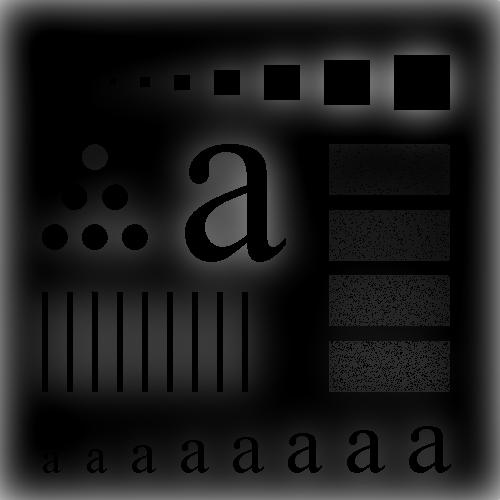
%> input picture Digital_Image_Processing/Project3/butterworth_highpass_10.jpg, 500 x 500 px, given in place of Fig2.jpg, which was not available
$ octave --eval "histogram_equalization('../Project3/butterworth_highpass_10.jpg');"   (GNU Octave 9; MATLAB toolbox functions it lacks are replaced by stand-ins)
%> lines starting %> are read from the running program, lines starting %| are printed output that depends on the picture; pictures that were not available may be replaced by others from this repository, and a replacement may not be noted
% Solution of project 1: Histogram Equalization
function[] = histogram_equalization(img_location)
%> called with img_location = '../Project3/butterworth_highpass_10.jpg'

% Clear the environment
close all;
clc;
clear;

% Set the default location of input image file
img_location = '../images/Fig2.jpg';
input_img = imread(img_location);
%> input_img is the input picture: size 500x500 uint8; min 0, max 191, mean 28.7

% Get the relative information of the i
info = imfinfo(img_location);
MN = info.Width * info.Height;

% For this program must be general to allow any
% gray-level image, so it needs to get the depth
% of the image
L = info.BitDepth;

% Initialize the gray distribution and output image matrix
input_gray_distribution = zeros(2^L,1);
output_img = zeros(info.Height,info.Width);
output_gray_distribution = zeros(2^L,1);
transform = zeros(2^L,1);

% Calculate the gray distribution of input image
for i = 1:2^L
    input_gray_distribution(i) = length(find(input_img == (i - 1)));
end
%> after the loop, input_gray_distribution = 256 values, max 43887 at index 1, min 0 at index 167, mean 976.6

% Get the pdf
input_img_pdf = input_gray_distribution / MN;
%> input_img_pdf = 256 values, max 0.176 at index 1, min 0 at index 167, mean 0.00391

% Calculate the transformation
for i = 1:2^L
  transform(i) = (2^L - 1) * sum(input_img_pdf(1:i));
end
%> after the loop, transform = 256 values from 44.76 to 255

% Calculate the output image
for i = 1:info.Width
    for j = 1:info.Height
        output_img(j,i) = transform(double(input_img(j,i)) + 1);
    end
end
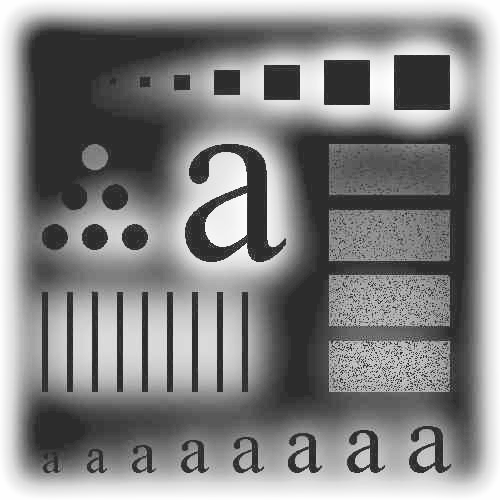
%> output_img: size 500x500 double; min 44.76, max 255, mean 132.6

% Format the values of pixels
output_img = uint8(output_img);
%> output_img: size 500x500 uint8

% Calculate the gray distribution of output image
for i = 1:2^L
    output_gray_distribution(i) = length(find(output_img == i));
end
%> after the loop, output_gray_distribution = 256 values, max 43887 at index 45, min 0 at index 1, mean 976.6


%%%%%%%%%%%%%%% Show pictures & Draw graphs %%%%%%%%%%%%%%%%%
% Show pictures and graphs seperately
figure('NumberTitle','off','Name','Histogram Of Input Image')
bar(input_gray_distribution,0.7);
xlabel('Gray Level','FontSize',16);
ylabel('Distribution','FontSize',16);
set(gca, 'XLim',[0 2^L]);
set(gca, 'YLim',[0 16000]);
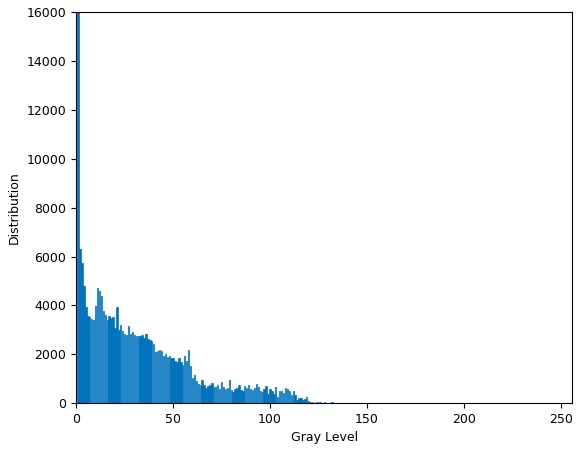
%> figure redrawn from the program's plot data; tallest bar 43887 high, from x = 0.65 to 1.35

figure('NumberTitle','off','Name','Histogram Of Output Image')
bar(output_gray_distribution,0.7);
xlabel('Gray Level','FontSize',16);
ylabel('Distribution','FontSize',16);
set(gca, 'XLim',[0 2^L]);
set(gca, 'YLim',[0 16000]);
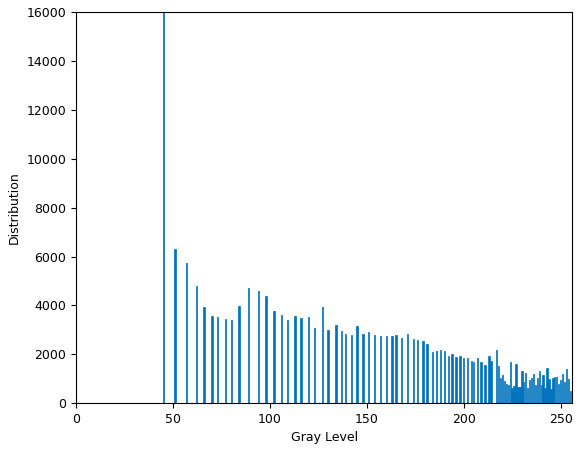
%> figure redrawn from the program's plot data; tallest bar 43887 high, from x = 44.65 to 45.35

figure('NumberTitle', 'off', 'Name', 'Transformation function')
plot(1:2^L, transform)
xlabel('Original Gray','FontSize',16);
ylabel('Transformed Gray','FontSize',16);
set(gca, 'XLim',[0 2^L]);
set(gca, 'YLim',[0 2^L]);
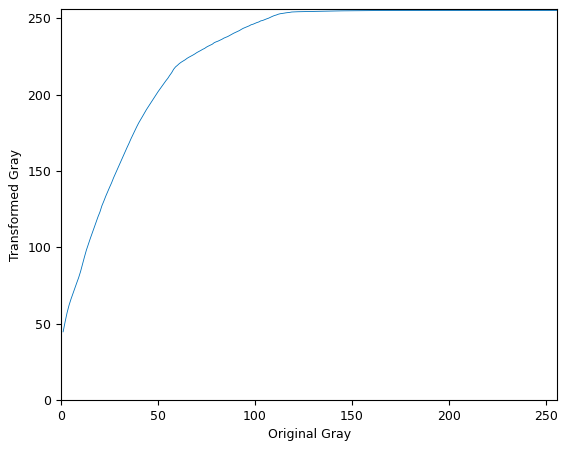
%> figure redrawn from the program's plot data; curve peaks at x = 192, y = 255
%> `histogram_equalization('../Project3/butterworth_highpass_10.jpg');`:
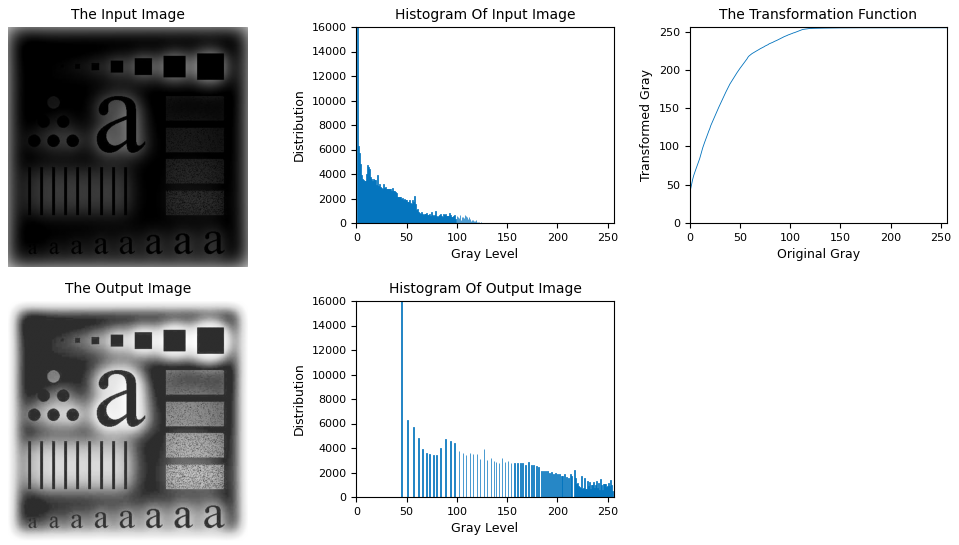
%> figure redrawn from the program's plot data, 5 panels

figure('NumberTitle','off','Name','Input Image')
imshow(input_img);

figure('NumberTitle','off','Name','Output Image')
imshow(output_img);

% Show them all together to compare
figure('NumberTitle','off','Name','Compare')
subplot(2,3,1);
imshow(input_img);
title('The Input Image');

subplot(2,3,2);
bar(input_gray_distribution,0.7);
title('Histogram Of Input Image');
xlabel('Gray Level','FontSize',16);
ylabel('Distribution','FontSize',16);
set(gca, 'XLim',[0 2^L]);
set(gca, 'YLim',[0 16000]);

subplot(2,3,3);
plot(1:2^L, transform)
title('The Transformation Function')
xlabel('Original Gray','FontSize',16);
ylabel('Transformed Gray','FontSize',16);
set(gca, 'XLim',[0 2^L]);
set(gca, 'YLim',[0 2^L]);

subplot(2,3,4);
imshow(output_img);
title('The Output Image');

subplot(2,3,5);
bar(output_gray_distribution,0.7);
title('Histogram Of Output Image');
xlabel('Gray Level','FontSize',16);
ylabel('Distribution','FontSize',16);
set(gca, 'XLim',[0 2^L]);
set(gca, 'YLim',[0 16000]);

$ run again, on Digital_Image_Processing/Project3/butterworth_highpass_160.jpg
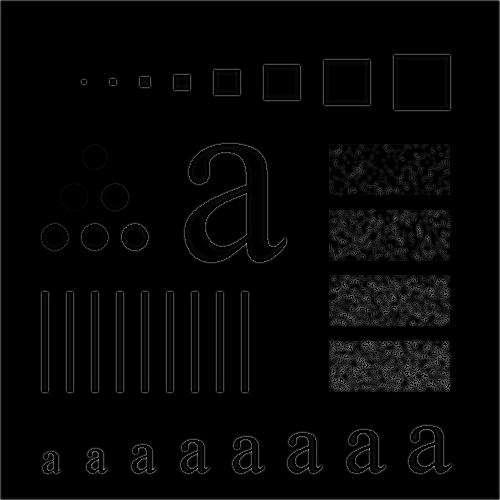
%> input picture Digital_Image_Processing/Project3/butterworth_highpass_160.jpg, 500 x 500 px, given in place of Fig2.jpg, which was not available
%> in histogram_equalization, input_img is the input picture: size 500x500 uint8; min 0, max 180, mean 5.6
%> after the loop in histogram_equalization, `for i = 1:2^L`: input_gray_distribution = 256 values, max 185728 at index 1, min 0 at index 136, mean 976.6
%> input_img_pdf = 256 values, max 0.743 at index 1, min 0 at index 136, mean 0.00391
%> after the loop in histogram_equalization, `for i = 1:2^L`: transform = 256 values from 189.4 to 255
%> after the loop in histogram_equalization, `for i = 1:info.Width`:
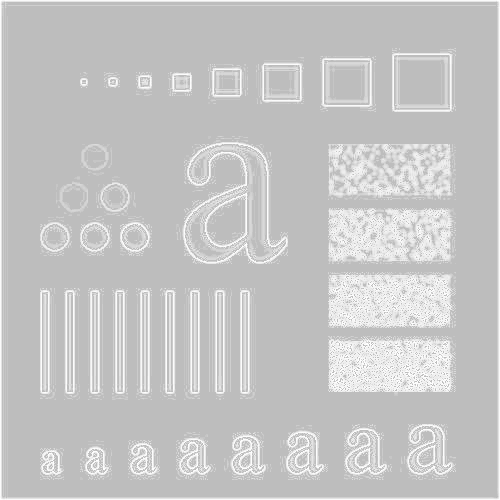
%> output_img: size 500x500 double; min 189.4, max 255, mean 198.2
%> after the loop in histogram_equalization, `for i = 1:2^L`: output_gray_distribution = 256 values, max 185728 at index 189, min 0 at index 1, mean 976.6
%> in histogram_equalization, `set(gca, 'YLim',[0 2^L]);`:
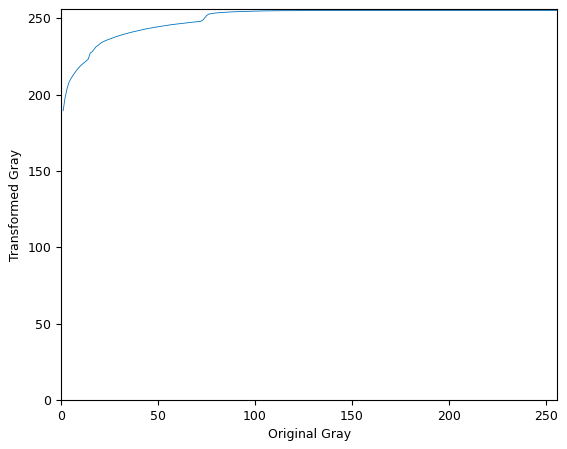
%> figure redrawn from the program's plot data; curve peaks at x = 181, y = 255

$ run again, on Digital_Image_Processing/Project3/butterworth_highpass_30.jpg
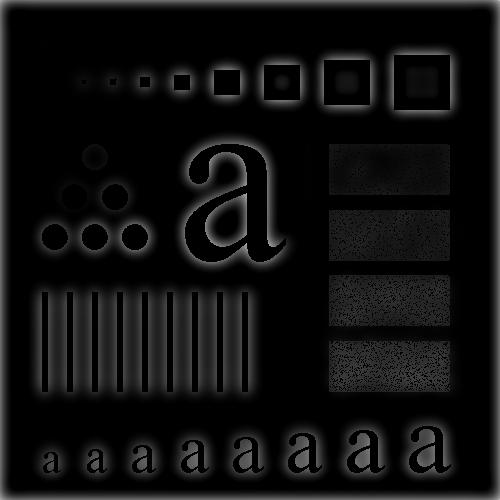
%> input picture Digital_Image_Processing/Project3/butterworth_highpass_30.jpg, 500 x 500 px, given in place of Fig2.jpg, which was not available
%> in histogram_equalization, input_img is the input picture: size 500x500 uint8; min 0, max 186, mean 16.1
%> after the loop in histogram_equalization, `for i = 1:2^L`: input_gray_distribution = 256 values, max 118744 at index 1, min 0 at index 144, mean 976.6
%> input_img_pdf = 256 values, max 0.475 at index 1, min 0 at index 144, mean 0.00391
%> after the loop in histogram_equalization, `for i = 1:2^L`: transform = 256 values from 121.1 to 255
%> after the loop in histogram_equalization, `for i = 1:info.Width`:
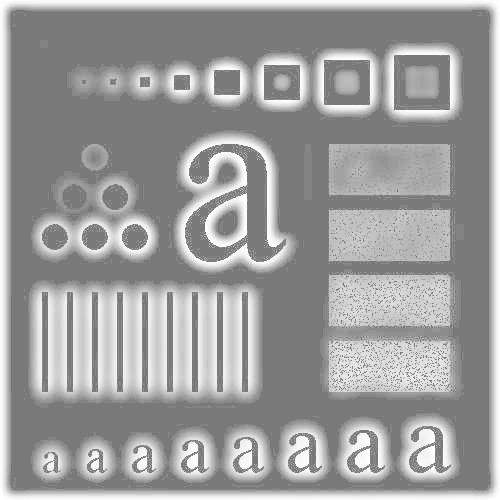
%> output_img: size 500x500 double; min 121.1, max 255, mean 157
%> after the loop in histogram_equalization, `for i = 1:2^L`: output_gray_distribution = 256 values, max 118744 at index 121, min 0 at index 1, mean 976.6
%> in histogram_equalization, `set(gca, 'YLim',[0 2^L]);`:
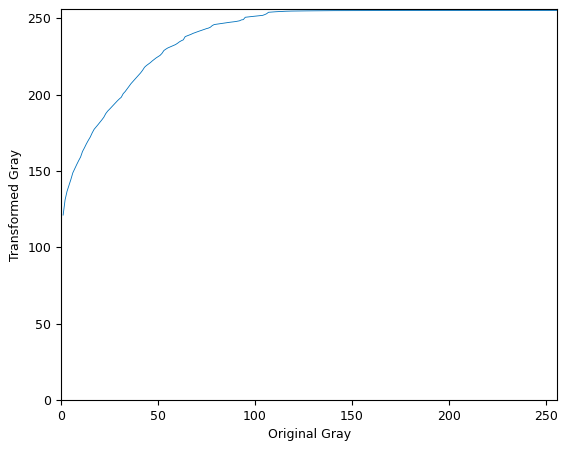
%> figure redrawn from the program's plot data; curve peaks at x = 187, y = 255
